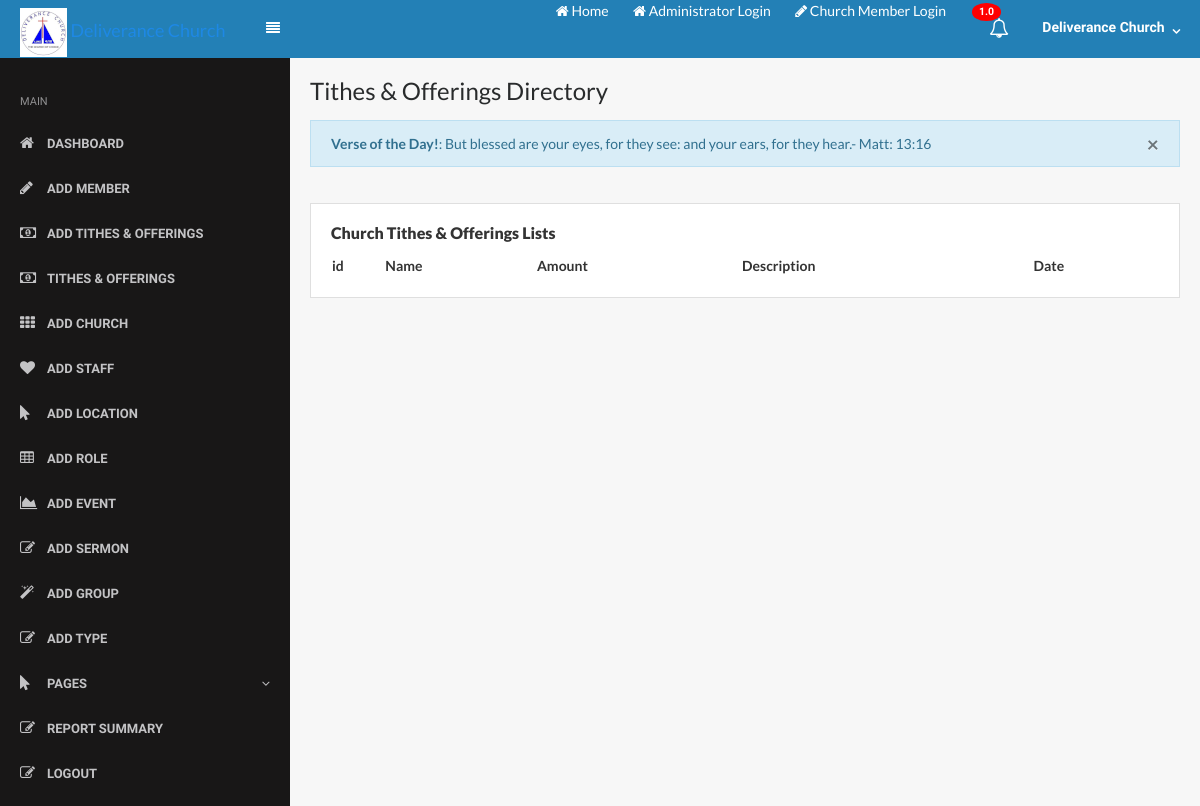
The app's page /tithes.php (signed in), older data.
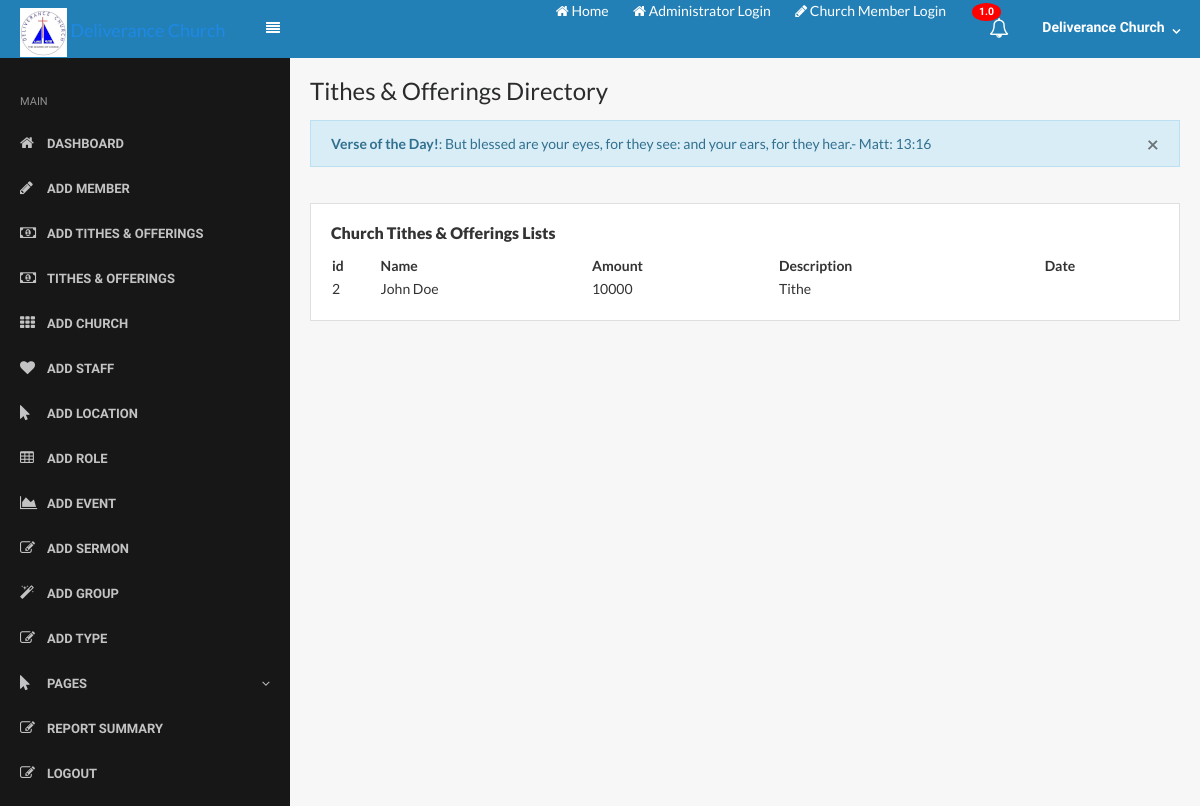
The same page, newer data.
### tables this page shows
CREATE TABLE `allocations` (
  `id` int(11) NOT NULL,
  `username` varchar(255) NOT NULL,
  `paid` bigint(11) NOT NULL,
  `others` varchar(255) NOT NULL,
  `date` datetime DEFAULT current_timestamp()
);

### tithes.php (the view, shortened to what this page needs)
<!DOCTYPE HTML>
<html>
<head>
    <?php
    include("inc/topnav.php");
    include("inc/sidebar.php");
    ?>
    <link rel="stylesheet" href="assets/css/bootstrap.css">
    <link rel="stylesheet" href="assets/css/core.css">
    <link rel="stylesheet" href="assets/css/components.css">
    <link rel="stylesheet" href="assets/icons/fontawesome/styles.min.css">
    <link rel="stylesheet" href="lib/css/chartist.min.css">
    <link rel="stylesheet" href="assets/css/sweetalert2.css">
    <link rel="stylesheet" href="assets/DataTables/datatables.min.css">
    <link rel="stylesheet" href="assets/DataTables/buttons.dataTables.min.css">
</head>
<div class="content-wrapper">
    <div class="content">
        <div class="row">
            <div class="col-lg-12">
                <h4 class="card-title">Tithes & Offerings Directory</h4>
                <p>
                <div class="row-fluid">
                    <div class="span12">
                        <div class="alert alert-info">
                            <strong>Verse of the Day!</strong>: But blessed are your eyes, for they see: and your ears, for they hear.- Matt: 13:16
                            <a href="#" data-dismiss="alert" class="close">×</a>
                        </div>
                    </div>
                </div>
                <div class="row">
                    <div class="col-lg-12">
                        <div class="card">
                            <div class="card-block">
                                <h6 class="card-title text-bold">Church Tithes & Offerings Lists</h6>
                                <table id="example" class="display" style="width:100%">
                                    <thead>
                                        <tr>
                                            <th>id</th>
                                            <th>Name</th>
                                            <th>Amount</th>
                                            <th>Description</th>
                                            <th>Date</th>
                                        </tr>
                                    </thead>
                                    <tbody>
                                        <?php
                                        $conn = mysqli_connect('localhost', 'root', '', 'project');
                                        $table = mysqli_query($conn, 'SELECT * FROM allocations ORDER BY username ASC');
                                        while ($row = mysqli_fetch_array($table))
                                        {; ?>
                                            <tr>
                                                <td><?php echo $row['id']; ?></td>
                                                <td><?php echo $row['username']; ?></td>
                                                <td><?php echo $row['paid']; ?></td>
                                                <td> <?php echo $row['others']; ?></td>
                                                <td> <?php echo $row['date']; ?></td>
                                            </tr>
                                        <?php } ?>
                                    </tbody>
                                </table>

### inc/topnav.php (shortened to what this page needs)
<nav class="navbar navbar-toggleable-md">
    <a class="navbar-brand logo" href="index.php">
        <img src="assets/img/logo.jpeg" alt="Deliverance Church">
    </a>
    <div class="collapse navbar-collapse" id="navbarNav">
        <button class="sidebar-toggle btn btn-flat" id="toggle-sidebar-desktop">
            <span>
                <i class="fa fa-align-justify"></i>
            </span>
        </button>
        <ul class="navbar-nav ml-auto">
            <li>
                <a href="index.php"><i style="color:white;" class="fa fa-home"></i> <span style="color:white; font-size: 14px;">Home</span></a>
            </li> &nbsp &nbsp &nbsp &nbsp &nbsp
            <li>
                <a href="login.php"><i style="color:white;" class="fa fa-home"></i> <span style="color:white;">Administrator Login</span></a>
            </li> &nbsp &nbsp &nbsp &nbsp &nbsp
            <li>
                <a href="./members/login.php"><i style="color:white;" class="fa fa-pencil"></i> <span style="color:white;">Church Member Login</span></a>
            </li>
            <li class="nav-item dropdown">
                <a href="#" class="nav-link dropdown-toggle nav-icon" data-toggle="dropdown" aria-expanded="false">
                    <i class="fa fa-bell-o"></i>
                    <span class="badge bg-danger-4">1.0</span>
                </a>
            </li>
            <li class="nav-item dropdown">
                <a class="nav-link dropdown-toggle dropdown-has-after" href="#" id="navbarDropdownMenuLink" data-toggle="dropdown" aria-haspopup="true" aria-expanded="false">
                    <img src="assets/img/default-img.jpg" alt="" class="user-img"> Deliverance Church
                </a>
            </li>
        </ul>
    </div>
</nav>

### inc/sidebar.php (shortened to what this page needs)
<div id="sidebar-main" class="sidebar sidebar-default">
  <div class="sidebar-content">
    <ul class="navigation">
      <li class="navigation-header">
        <span>Main</span>
      </li>
      <li>
        <a href="dashboard.php"><i class="fa fa-home"></i> <span>Dashboard</span></a>
      </li>
      <li>
        <a href="member.php"><i class="fa fa-pencil"></i> <span>Add Member</span></a>
      </li>
      <li>
        <a href="offering.php"><i class="fa fa-money"></i> <span>Add Tithes & Offerings</span></a>
      </li>
      <li>
        <a href="tithes.php"><i class="fa fa-money"></i> <span>Tithes & Offerings</span></a>
      </li>
      <li>
        <a href="church.php"><i class="fa fa-th"></i> <span>Add Church</span></a>
      </li>
      <li>
        <a href="staff.php"><i class="fa fa-heart"></i> <span>Add Staff</span></a>
      </li>
      <li>
        <a href="location.php"><i class="fa fa-mouse-pointer"></i> <span>Add Location</span></a>
      </li>
      <li>
        <a href="role.php"><i class="fa fa-table"></i> <span>Add Role</span></a>
      </li>
      <li>
        <a href="events.php"><i class="fa fa-area-chart"></i> <span>Add Event</span></a>
      </li>
      <li>
        <a href="sermon.php"><i class="fa fa-edit"></i> <span>Add Sermon</span></a>
      </li>
      <li>
        <a href="groups.php"><i class="fa fa-magic"></i> <span>Add group</span></a>
      </li>
      <li>
        <a href="type.php"><i class="fa fa-edit"></i> <span>Add Type</span></a>
      </li>
      <li>
        <a href="reports.php"><i class="fa fa-mouse-pointer"></i> <span>Pages</span></a>
      <li>
        <a href="reports.php"><i class="fa fa-edit"></i> <span>Report Summary</span></a>
      </li>
      <li>
        <a href="signout.php"><i class="fa fa-edit"></i> <span>logout</span></a>
      </li>
    </ul>
  </div>
</div>

### assets/css/core.css (style rules this page uses)
.bg-danger-4 { background-color: #FF3939; }
.btn { position: relative; margin: 2px; font-weight: bold; position: relative; font-size: 0.8rem; margin: 2px; font-weight: 600; font-family: 'Raleway', sans-serif; }
body, input, textarea, button { font-family: "Lato", sans-serif; }
.navbar { margin-bottom: 0; border-width: 1px 0; padding: 0; background-color: #2380B6; color: #fff; }
@media (min-width: 992px) { .navbar { padding-right: 20px; } }
.navbar > .navbar-brand { display: block; float: left; height: 50px; line-height: 36px; padding-left: 20px; min-width: 250px; margin-right: 0; }
.navbar > .navbar-brand > img { height: 20px; width: auto; }
.navbar .nav-link { color: #fff; padding: 1.2em 1em; font-size: 0.875rem; }
.navbar .dropdown .dropdown-toggle:not(.dropdown-has-after):after { content: ''; }
.navbar .navbar-nav .badge { position: absolute; top: 3px; right: 55%; background-color: red; border-radius: 50%; }
.navbar .navbar-nav .nav-item { font-weight: 600; font-family: "Raleway", sans-serif; }
.navbar .navbar-nav .nav-item > .nav-link { font-weight: 800; }
.navbar .navbar-nav .nav-item > .nav-link > i { font-size: 1.2298rem; margin-top: 2px; }
.navbar > .navbar-brand > img { height: auto; width: auto; }
.dropdown-toggle { font-style: normal; font-weight: normal; text-align: center; }
.dropdown-toggle:after { content: '\f107'; font-family: 'FontAwesome'; display: inline-block; font-size: 13px; line-height: 1; -webkit-font-smoothing: antialiased; -moz-osx-font-smoothing: grayscale; border: none; width: 0; height: 0; margin-left: 0.3em; vertical-align: middle; margin-top: -7px; }
.card { margin-bottom: 20px; margin-top: 20px; color: #333; border-radius: 0; }
.badge { padding: 3.6px 6.6px; text-transform: uppercase; }

### assets/css/components.css (style rules this page uses)
html, body { width: 100%; height: 100%; }
.content { padding: 20px 20px; }
.content:after { content: ''; display: table; clear: both; }
.content-wrapper { padding-bottom: 1.33333; width: 100%; }
@media (min-width: 768px) { .content-wrapper { display: table-cell; vertical-align: top; } }
.sidebar { font-family: 'Raleway', sans-serif; font-size: 0.35rem; font-weight: 600; position: relative; background-color: #181717; color: #c3c3c5; }
@media (min-width: 768px) { .sidebar { display: table-cell; vertical-align: top; width: 250px; } }
.sidebar-default { z-index: 99; }
.sidebar .navigation { margin: 0; padding: 10px 0; list-style: none; position: relative; }
.sidebar .navigation > li { position: relative; }
.sidebar .navigation > li + li { margin-top: 1px; }
.sidebar .navigation > li > a { display: block; color: #c3c3c5; font-size: 13px; text-transform: uppercase; }
.sidebar .navigation > li > a > i { float: left; top: 11px; position: absolute; margin-top: 2px; margin-right: 15px; font-size: 15px; }
.sidebar .navigation > li > a > span { margin-left: 27px; }
.sidebar .navigation > li > .has-ul { position: relative; padding-right: 33px; }
.sidebar .navigation > li > .has-ul:after { content: "\f107"; display: inline-block; font: normal normal normal 14px/1 FontAwesome; text-rendering: auto; -webkit-font-smoothing: antialiased; -moz-osx-font-smoothing: grayscale; font-size: 13px; display: block; position: absolute; top: 50%; margin-top: -6.5px; right: 20px; line-height: 1; -webkit-transform: rotate(0deg); -ms-transform: rotate(0deg); -o-transform: rotate(0deg); transform: rotate(0deg); transition: -webkit-transform 0.2s ease-in-out; }
.sidebar .navigation > li a { padding: 12px 20px; min-height: 44px; }
.sidebar .navigation .navigation-header { padding: 10px 20px; border-bottom: 0; text-transform: uppercase; font-size: 0.688rem; line-height: 1.66667; margin-top: 10px; opacity: 0.7; font-weight: 300; }
.sidebar .navigation .navigation-header > span { display: block; margin-top: 0.312rem; width: 250px; }
.sidebar-toggle { background-color: inherit; color: #fff; font-size: 0.875rem; margin: 0; padding: 15px 15px; outline: 0; }
.text-bold { font-weight: 800; }

Row changes from the older to the newer data that the page shows:
added allocations: id "2", username "John Doe", paid "10000", others "Tithe"
